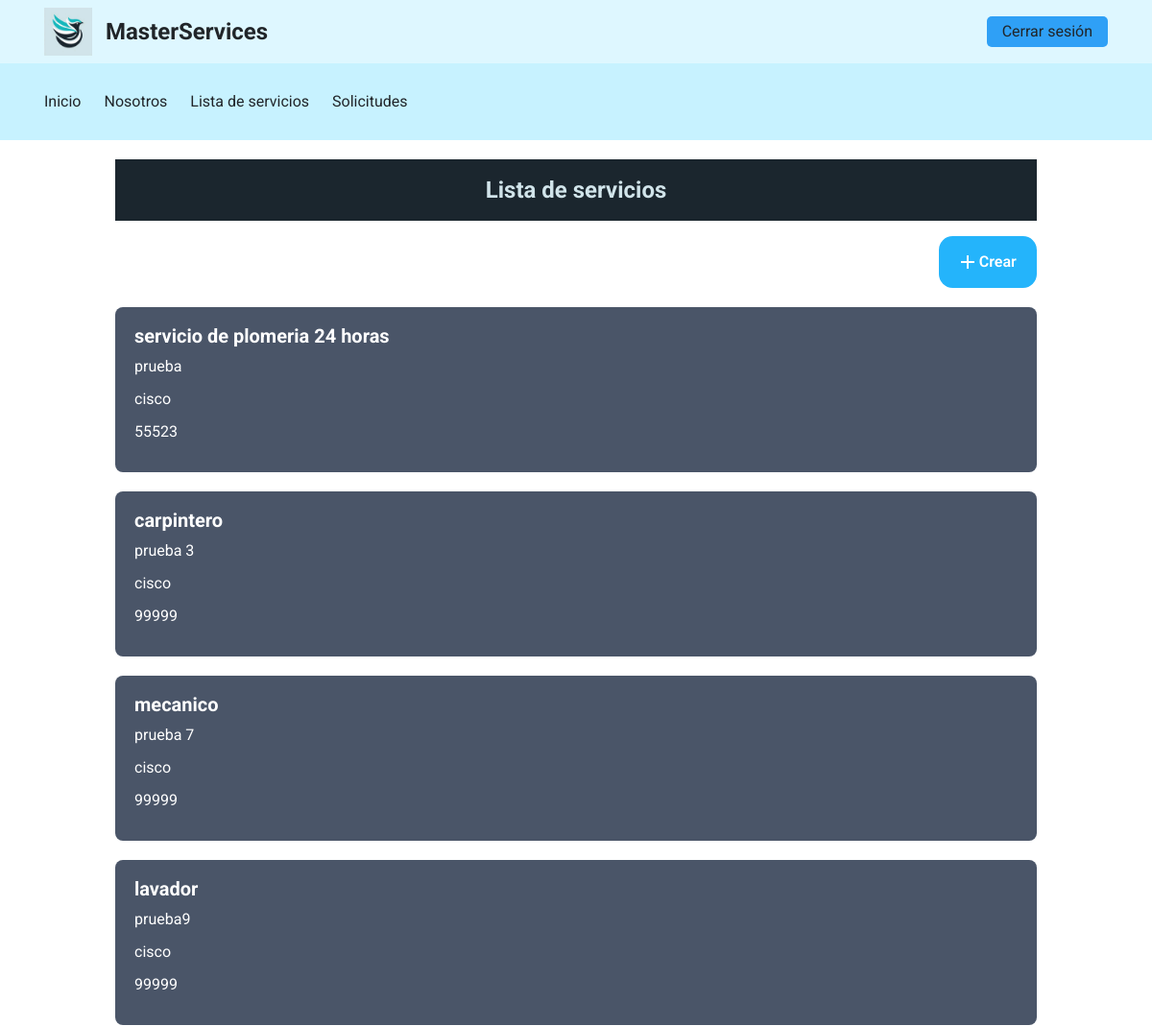
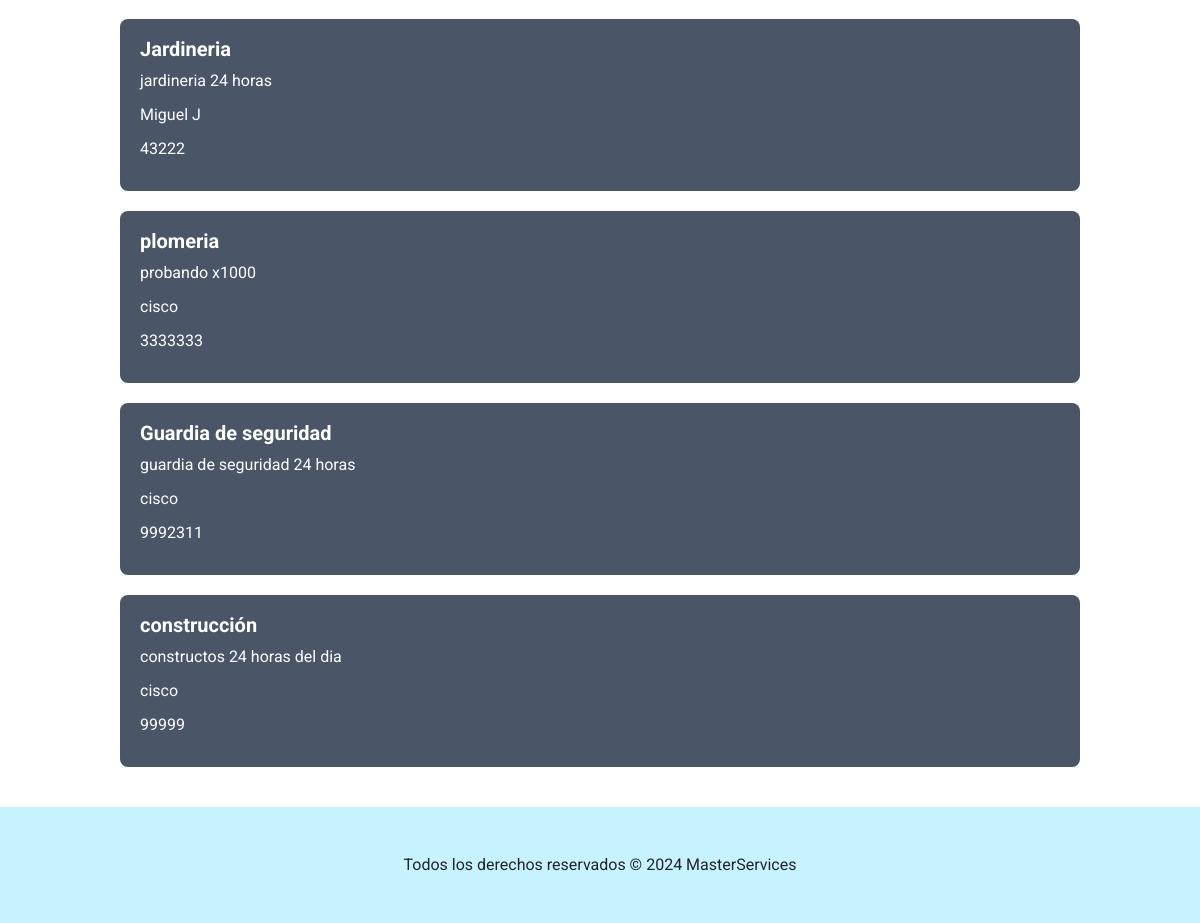
The app's page /php/lista.php (signed in) with its own data (2 pictures, top to bottom).
### tables this page shows
CREATE TABLE `publicaciones` (
  `Id` int(11) NOT NULL,
  `Id_nombre_completo` int(11) NOT NULL,
  `titulo` text NOT NULL,
  `descripcion` varchar(100) NOT NULL,
  `telefono` int(7) NOT NULL,
  `servicio_id` int(11) NOT NULL
);

CREATE TABLE `usuarios` (
  `Id` int(11) NOT NULL,
  `nombre_completo` text NOT NULL,
  `correo` varchar(50) NOT NULL,
  `usuario` varchar(50) NOT NULL,
  `contrasena` varchar(50) NOT NULL
);

### php/lista.php (the view, shortened to what this page needs)
<?php
include "conexion_be.php";
$tipo_servicio = isset($_GET['servicio']) ? mysqli_real_escape_string($conexion, $_GET['servicio']) : '';
if (!empty($tipo_servicio)) {
    $query = "
    SELECT p.*, u.nombre_completo AS nombre_usuario
    FROM publicaciones p
    INNER JOIN usuarios u ON p.id_nombre_completo = u.id
    WHERE p.servicio_id IN (
        SELECT id
        FROM servicios
        WHERE nombre_servicio = '$tipo_servicio'
    )
    ";
} else {
    $query = "
    SELECT p.*, u.nombre_completo AS nombre_usuario
    FROM publicaciones p
    INNER JOIN usuarios u ON p.id_nombre_completo = u.id
    ";
}
$resultado = $conexion->query($query);
?>
<!doctype html>
<html lang="en">
<head>
    <link rel="stylesheet" href="https://cdnjs.cloudflare.com/ajax/libs/font-awesome/4.7.0/css/font-awesome.min.css">
    <link rel="stylesheet" href="https://maxcdn.bootstrapcdn.com/bootstrap/4.4.1/css/bootstrap.min.css">
    <link rel="stylesheet" href="https://cdnjs.cloudflare.com/ajax/libs/font-awesome/6.0.0-beta2/css/all.min.css">
    <link rel="stylesheet" href="../css/reset.min.css" />
    <link rel="stylesheet" href="../css/header.css" />
    <link rel="stylesheet" href="../css/header-14.css" />
    <link rel="stylesheet" href="../styles.css">
</head>
<body>
    <header class="site-header">
        <div class="site-header__top">
            <div class="wrapper site-header__wrapper">
                <div class="site-header__middle">
                    <div class="logo">
                        <img src="../img/MasterServicesLogo.png" alt="Logo" class="logo-img">
                    </div>
                    <a href="../home.php" class="brand">MasterServices</a>
                </div>
                <div class="site-header__end top" id="auth-links">
                </div>
            </div>
        </div>
        <div class="site-header__bottom">
            <div class="wrapper site-header__wrapper">
                <div class="site-header__start">
                    <nav class="nav">
                        <ul class="nav__wrapper">
                            <li class="nav__item"><a href="../home.php">Inicio</a></li>
                            <li class="nav__item"><a href="../nosotros.php">Nosotros</a></li>
                            <li class="nav__item"><a href="lista.php">Lista de servicios</a></li>
                            <li class="nav__item"><a href="solicitudes.php">Solicitudes</a></li>
                        </ul>
                    </nav>
                </div>
            </div>
        </div>
    </header>
    <div class="container">
    <h1 class="text-center">Lista de servicios</h1>
    <br>
    <div class="button-right">
            <?php
            if (isset($_SESSION['usuario_correo'])) {
                echo '<button onclick="window.location.href=\'registrar_public.php\'">';
                echo '<span>';
                echo '<svg xmlns="http://www.w3.org/2000/svg" viewBox="0 0 24 24" width="24" height="24"><path fill="none" d="M0 0h24v24H0z"></path><path fill="currentColor" d="M11 11V5h2v6h6v2h-6v6h-2v-6H5v-2z"></path></svg> Crear';
                echo '</span>';
                echo '</button>';
            }
            ?>
        </div>
    <?php while ($datos = $resultado->fetch_object()) { ?>
        <div class="service-container">
            <div class="service-details">
                <h2><?= htmlspecialchars($datos->titulo) ?></h2>
                <p><?= htmlspecialchars($datos->descripcion) ?></p>
                <p><?= htmlspecialchars($datos->nombre_usuario) ?></p>
                <p><?= htmlspecialchars($datos->telefono) ?></p>
            </div>
        </div>
    <?php } ?>
</div>
    <footer>
        <div class="container__footer">
            <p>Todos los derechos reservados © 2024 <b>MasterServices</b></p>
        </div>
    </footer>
</body>
</html>

### css/header.css (style rules this page uses)
.wrapper { max-width: 1140px; padding-left: 1rem; padding-right: 1rem; margin-left: auto; margin-right: auto; }
*, *:before, *:after { box-sizing: border-box; }
a { text-decoration: none; color: #222; }
html { -webkit-font-smoothing: antialiased; -moz-osx-font-smoothing: grayscale; }
body { font-family: "Roboto", sans-serif; }

### css/header-14.css (style rules this page uses)
.brand { font-weight: bold; font-size: 27px; }
.site-header__top { background-color: #def7ff; }
.site-header__bottom { position: relative; background-color: #c7f2ff; }
.site-header__wrapper { display: flex; justify-content: space-between; }
.site-header__wrapper { display: flex; justify-content: space-between; align-items: center; padding: 1rem; }
@media (min-width: 940px) { .site-header__wrapper { padding-top: 0.5rem; padding-bottom: 0.5rem; } }
.site-header__end { display: flex; align-items: center; }
@media (min-width: 940px) { .nav__wrapper { display: flex; } }
.nav__item:not(:last-child) { margin-right: 1.5rem; }
.nav__item a { display: block; padding-top: 1.5rem; padding-bottom: 1.5rem; }
div { display: block; position: relative; -webkit-box-sizing: border-box; -moz-box-sizing: border-box; box-sizing: border-box; }
ul { list-style: none; margin-bottom: 0px }
a { text-decoration: none !important; color: inherit !important; }
h1 { background-color: #1b262e; padding: 20px; color: #d1e4ea; font-size: 24px; margin: 0; font-weight: bold; }
h2 { color: #333333; }
.logo { display: inline-block; }
.logo-img { height: 50px; vertical-align: middle; }
.brand { font-size: 24px; margin-left: 10px; vertical-align: middle; }
footer { width: 100%; padding: 50px 0px; background-color: #c7f2ff; background-size: cover; }
.container__footer { text-align: center; }

### styles.css (style rules this page uses)
* { font-family: 'DM Sans', sans-serif; }
button { border: 2px solid #24b4fb; background-color: #24b4fb; border-radius: 0.9em; padding: 0.8em 1.2em 0.8em 1em; transition: all ease-in-out 0.2s; font-size: 16px; }
button span { display: flex; justify-content: center; align-items: center; color: #fff; font-weight: 600; }

### php/lista.php (style rules this page uses)
html, body { height: 100%; margin: 0; display: flex; flex-direction: column; }
.container { max-width: 1000px; margin: 0 auto; padding: 20px; flex: 1; }
.button-right { text-align: right; margin-bottom: 20px; }
.text-center { text-align: center; }
.service-container { display: flex; justify-content: space-between; align-items: center; margin-bottom: 20px; background-color: #4A5568; border-radius: 8px; padding: 20px; transition: background-color 0.3s, transform 0.5s; }
.service-details { flex: 1; }
.service-details h2 { color: #FFFFFF; font-size: 20px; font-weight: bold; margin-bottom: 10px; }
.service-details p { color: #FFFFFF; font-size: 16px; line-height: 1.5; margin-bottom: 10px; }

### records on screen
publicaciones: titulo "servicio de plomeria 24 horas", descripcion "prueba", Id_nombre_completo.nombre_completo "cisco", telefono "55523"
publicaciones: titulo "carpintero", descripcion "prueba 3", Id_nombre_completo.nombre_completo "cisco", telefono "99999"
publicaciones: titulo "mecanico", descripcion "prueba 7", Id_nombre_completo.nombre_completo "cisco", telefono "99999"
publicaciones: titulo "lavador", descripcion "prueba9", Id_nombre_completo.nombre_completo "cisco", telefono "99999"
publicaciones: titulo "Jardineria", descripcion "jardineria 24 horas", Id_nombre_completo.nombre_completo "Miguel J", telefono "43222"
publicaciones: titulo "plomeria", descripcion "probando x1000", Id_nombre_completo.nombre_completo "cisco", telefono "3333333"
publicaciones: titulo "Guardia de seguridad", descripcion "guardia de seguridad 24 horas", Id_nombre_completo.nombre_completo "cisco", telefono "9992311"
publicaciones: titulo "construcción", descripcion "constructos 24 horas del dia", Id_nombre_completo.nombre_completo "cisco", telefono "99999"
